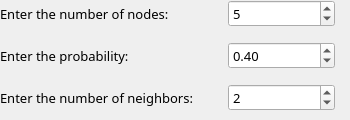
        <widget class="QWidget" name="p2">
         <widget class="QWidget" name="gridLayoutWidget">
          <property name="geometry">
           <rect>
            <x>0</x>
            <y>0</y>
            <width>341</width>
            <height>111</height>
           </rect>
          </property>
          <layout class="QGridLayout" name="gridLayout">
           <property name="leftMargin">
            <number>0</number>
           </property>
           <property name="topMargin">
            <number>0</number>
           </property>
           <property name="rightMargin">
            <number>6</number>
           </property>
           <property name="horizontalSpacing">
            <number>35</number>
           </property>
           <property name="verticalSpacing">
            <number>15</number>
           </property>
           <item row="2" column="2">
            <widget class="QSpinBox" name="NumOfNeigh">
             <property name="font">
              <font>
               <family>Microsoft YaHei</family>
               <pointsize>10</pointsize>
               <weight>50</weight>
               <bold>false</bold>
              </font>
             </property>
             <property name="value">
              <number>2</number>
             </property>
            </widget>
           </item>
           <item row="1" column="2">
            <widget class="QDoubleSpinBox" name="SW_prob">
             <property name="font">
              <font>
               <family>Microsoft YaHei</family>
               <pointsize>10</pointsize>
               <weight>50</weight>
               <bold>false</bold>
              </font>
             </property>
             <property name="singleStep">
              <double>0.010000000000000</double>
             </property>
             <property name="value">
              <double>0.400000000000000</double>
             </property>
            </widget>
           </item>
           <item row="0" column="2">
            <widget class="QSpinBox" name="NumOfNodes_SW">
             <property name="font">
              <font>
               <family>Microsoft YaHei</family>
               <pointsize>10</pointsize>
               <weight>50</weight>
               <bold>false</bold>
              </font>
             </property>
             <property name="value">
              <number>5</number>
             </property>
            </widget>
           </item>
           <item row="1" column="1">
            <widget class="QLabel" name="label_4">
             <property name="sizePolicy">
              <sizepolicy hsizetype="Minimum" vsizetype="Preferred">
               <horstretch>0</horstretch>
               <verstretch>0</verstretch>
              </sizepolicy>
             </property>
             <property name="minimumSize">
              <size>
               <width>0</width>
               <height>0</height>
              </size>
             </property>
             <property name="baseSize">
              <size>
               <width>0</width>
               <height>0</height>
              </size>
             </property>
             <property name="font">
              <font>
               <family>Microsoft YaHei</family>
               <pointsize>10</pointsize>
               <weight>50</weight>
               <bold>false</bold>
              </font>
             </property>
             <property name="text">
              <string>Enter the probability:</string>
             </property>
            </widget>
           </item>
           <item row="0" column="1">
            <widget class="QLabel" name="label_3">
             <property name="sizePolicy">
              <sizepolicy hsizetype="Preferred" vsizetype="Minimum">
               <horstretch>0</horstretch>
               <verstretch>0</verstretch>
              </sizepolicy>
             </property>
             <property name="font">
              <font>
               <family>Microsoft YaHei</family>
               <pointsize>10</pointsize>
               <weight>50</weight>
               <bold>false</bold>
              </font>
             </property>
             <property name="frameShape">
              <enum>QFrame::NoFrame</enum>
             </property>
             <property name="frameShadow">
              <enum>QFrame::Plain</enum>
             </property>
             <property name="lineWidth">
              <number>1</number>
             </property>
             <property name="midLineWidth">
              <number>0</number>
             </property>
             <property name="text">
              <string>Enter the number of nodes:</string>
             </property>
             <property name="textFormat">
              <enum>Qt::AutoText</enum>
             </property>
            </widget>
           </item>
           <item row="2" column="1">
            <widget class="QLabel" name="label_5">
             <property name="font">
              <font>
               <family>Microsoft YaHei</family>
               <pointsize>10</pointsize>
               <weight>50</weight>
               <bold>false</bold>
              </font>
             </property>
             <property name="text">
              <string>Enter the number of neighbors:</string>
             </property>
            </widget>
           </item>
          </layout>
         </widget>
        </widget>
